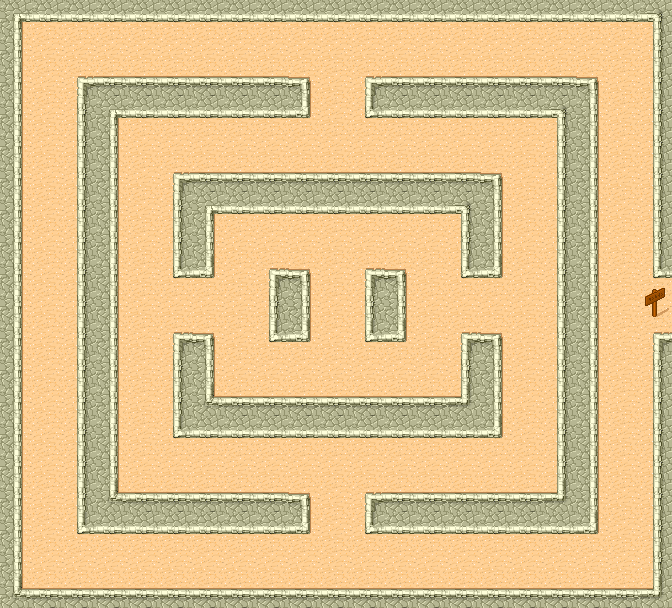

Tiled map render using the project's own tile images. Description and the map definition, with tile-layer contents summarised, below:
An orthogonal 21x19 tile map with 32x32 px tiles, 1 tile layer (Слой тайлов 1).

<map version="1.4" tiledversion="1.4.3" orientation="orthogonal" renderorder="right-down" width="21" height="19" tilewidth="32" tileheight="32" infinite="0" nextlayerid="2" nextobjectid="1">
 <tileset firstgid="1" source="tmw_desert_spacing.tsx" />
 <layer id="1" name="Слой тайлов 1" width="21" height="19">
  <data>[399 cells, 399 non-empty, 14 distinct tile ids]</data>
 </layer>
</map>
